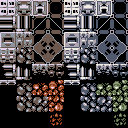

The image is a tile-based game level rendered from a .tmx file. Its description and source (layers, tilesets, objects; grid data summarised) follow:
An orthogonal 16x16 tile map with 8x8 px tiles, 1 tile layer (back).

<map version="0.99b" orientation="orthogonal" width="16" height="16" tilewidth="8" tileheight="8">
  <tileset firstgid="0" name="prototiles.png" tilewidth="8" tileheight="8">
    <image source="prototiles.png" />
  </tileset>
  <layer name="back">
    <data>[256 cells, 256 non-empty, 180 distinct tile ids]</data>
  </layer>
</map>